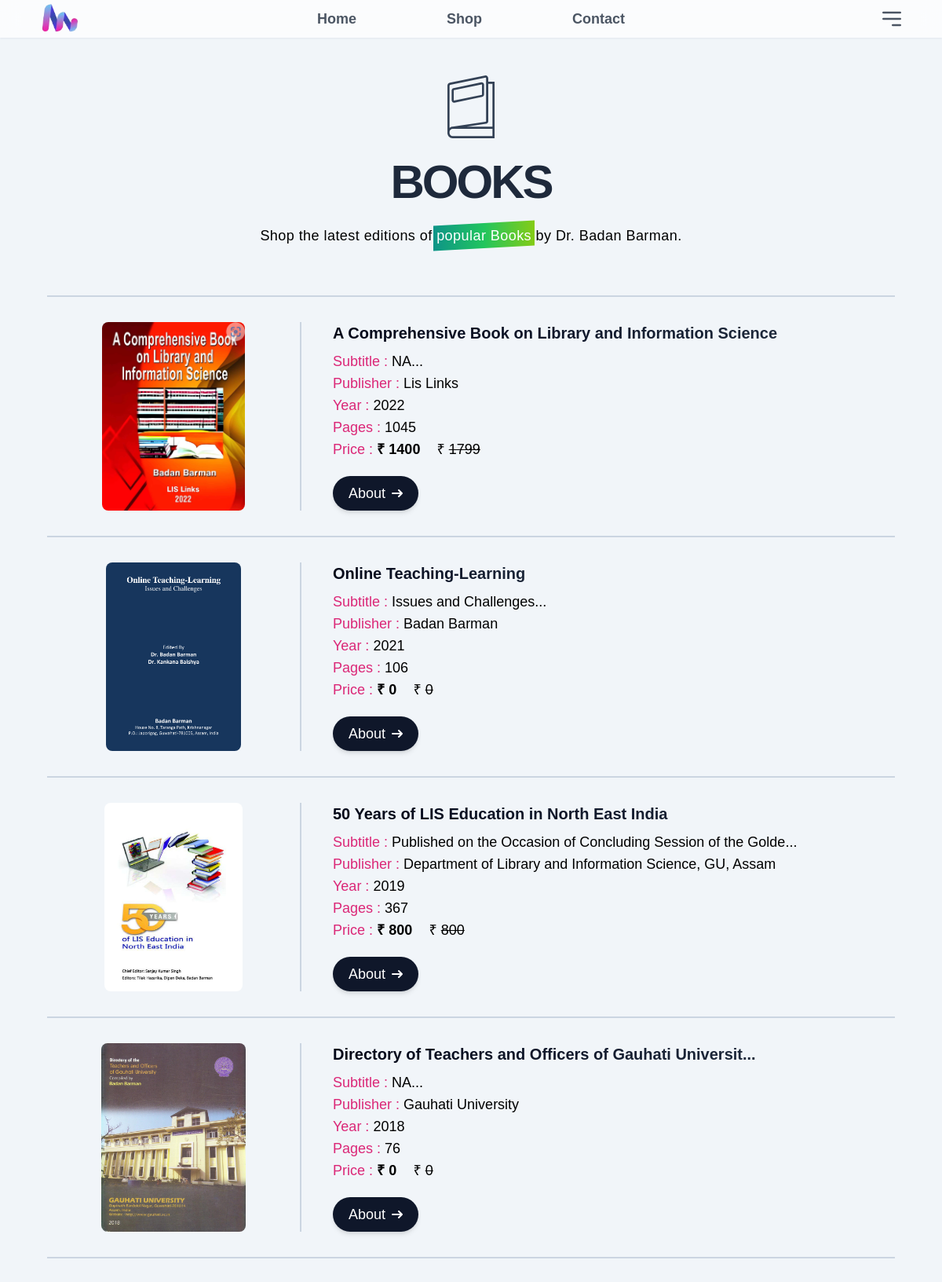
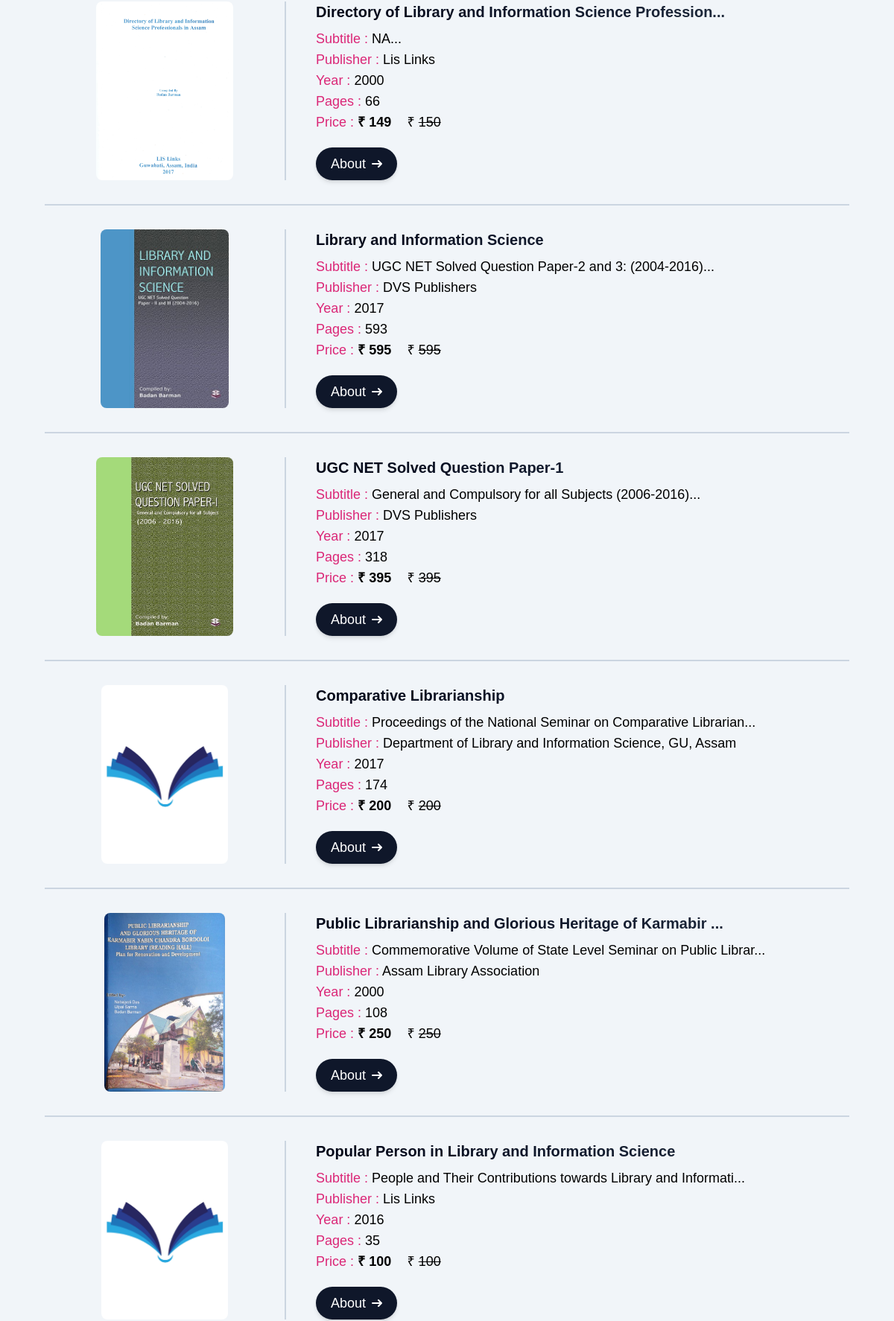
The page /books/ (upper part) on the database its author committed (2 pictures, top to bottom).
### setup/models.py (models this page shows, shortened)
class Books(models.Model):
    color_choices = (
        ('rose', 'Rose'),
        ('pink', 'Pink'),
        ('fuchsia', 'Purple'),
        ('violet','Violet'),
        ('indigo','Indigo'),
        ('blue','Blue'),
        ('cyan','Light Blue'),
        ('teal','Teal'),
        ('emerald','Dark Green'),
        ('green','Light Green'),
        ('lime','Parrot'),
        ('yellow','Yellow'),
        ('orange','Orange'),
        ('red','Red'),
        ('stone','Brown'),
        ('gray','Gray')
    )
    availability_choices = (
        ('proceed', 'BUY'),
        ('link', 'Link'),
        ('unavailable', 'Unavailable'),
        ('no_stock', 'Out of Stock'),
    )
    title = models.TextField(max_length=150,blank=False)
    sub_title = models.TextField(max_length=300,default="NA", help_text= "Maximum Length is 300 characters.Minimum is 5 characters.")
    author_editor_compiler = models.CharField(max_length=100, default="Dr. Badan Barman",help_text="In case of multiple authors use a comma separated list.")
    contributors = models.CharField(max_length=100, default="Dr. Badan Barman", help_text="Maximum 100 charaters allowd in this field.")
    about_the_book = models.TextField(max_length=2000, default="NA", help_text="Minimum text 20 characters is needed about the book. Maximum 2000 characters.")
    publisher = models.CharField(max_length=60,default="NA",help_text="Maximum 60 characters allowed in this field.")
    binding = models.CharField(max_length=40,default="PaperBack")
    language = models.CharField(max_length=60,default="English")
    genre = models.CharField(max_length=80,default="Language Arts")
    place = models.CharField(max_length=60,default="Guwahati, Assam", help_text="Maximum 60 charaters allowed in this field.")
    year = models.CharField(default="2000",max_length=4,help_text="Please provide the Year only <em>YYYY</em>")
    pages = models.IntegerField(default=0,help_text="Total no of pages here.")
    dimensions = models.CharField(default="NA",help_text="format = Height X Width X Depth. Eg: 28cm X 8cm X 2cm",max_length=20)
    weight = models.CharField(default="NA", help_text= "format = Value Kg. Eg: 2.1 Kg.", max_length = 10,null=True, blank=True)
    original_price = models.IntegerField(default=0, help_text="The Price written on the Book")
    sale_price = models.IntegerField(default=0,help_text="The Price for which the Book is to be sold")
    isbn_issn = models.CharField(max_length=60,default="NA")
    show_total_no_of_units_sold = models.BooleanField(default=False)
    total_no_of_units_sold = models.CharField(max_length=50,help_text="Eg: 1 million +",default="NA")
    availability = models.CharField(max_length=20, choices = availability_choices, default= "Unavailable", help_text="If Link selected then provide the link below.")
    is_book_link_available = models.BooleanField(default= False)
    book_link_to_other_sources = models.CharField(default="NA",max_length=200)
    image = models.ImageField(upload_to ='static/gallary/books/', height_field=None, width_field=None, blank=True, default= 'static/gallary/books/default.jpg')
    book_cover_color = models.CharField(max_length=15, choices = color_choices, default= "Gray",help_text="This color is use to match the background in HTML Document with that of the book.")
    priority = models.IntegerField(unique = True, null= False, blank= False, help_text = "This Number is used to denote the priority of the book. Higher the No. higher is the positon of the book in the HTML.")
    class Meta:
        verbose_name_plural = "Books"

### setup/views.py (the view)
# urls.py: path("books/", views.books, name='books'),
def books(request):
    books = Books.objects.all().order_by("-priority")
    return render(request, 'books.html',{'books': books})

### templates/books.html (shortened to what this page needs)
{% extends "base.html" %}
{% load static %}
{% block content%}
<main class="realtive w-screen">
    <div class="box-border w-screen text-center pt-12 max-w-[80%] mx-auto pb-16">
        <div class="box-border flex items-center justify-center pt-12">
        </div>
        <h2 class="text-4xl text-center lg:text-6xl font-bold lg:leading-[.80] tracking-tighter text-slate-800 pt-8">BOOKS</h2>
        <p class="pt-8 leading-6 tracking-wide lg:max-w-[70%] mx-auto relative">Shop the latest editions of <span class="before:block before:absolute before:-inset-1 before:-skew-y-3 before:bg-gradient-to-r before:from-teal-600 before:via-green-500 before:to-lime-500 relative inline-block"><span class="relative text-white">popular Books</span></span>  by Dr. Badan Barman.</p>
    </div>
    <div class="flex flex-col lg:grid-cols-3 max-w-[90%] mx-auto mb-20">
        {% for book in books %}
        <section class="flex flex-col lg:flex-row py-8 lg:first:border-t-2 border-b-2 border-slate-300 w-[100%] items-start">
            <div class="pb-8 lg:pb-0 flex justify-center items-center h-60 w-full lg:w-[30%] lg:border-r-2 border-slate-300">
                <img class="h-60 rounded-lg" src="/{{ book.image}}" alt="book_image">
            </div>
            <div class="relative px-4 md:px-10 w-full lg:w-[70%] flex flex-col place-items-start justify-between lg:min-h-60">
                <div class="box-border">
                    <h3 class="pb-2 text-xl font-semibold bg-gradient-to-r from-slate-950 via-slate-900 to-slate-800 bg-clip-text text-transparent">{{ book.title|slice:":55" }}{% if book.title|length > 55 %}...{% else %} {% endif %}</h3>
                    <p><span class="text-pink-600">Subtitle :</span> {{ book.sub_title|slice:":60" }}...</p>
                    <p><span class="text-pink-600">Publisher :</span> {{ book.publisher }}</p>
                    <p class="hidden lg:block"><span class="text-pink-600">Year :</span> {{ book.year }}</p>
                    <p class="hidden lg:block"><span class="text-pink-600">Pages :</span> {{ book.pages }}</p>
                    <p class="mb-4"> <span class="text-pink-600">Price :</span> <span  class="font-semibold">&#x20b9 {{ book.sale_price }}</span> <span class="stroke-white font-normal ml-4"> &#x20b9 <strike> {{ book.original_price }} </strike></span></p>
                </div>
                <div class="flex items-center justify-center lg:items-start lg:justify-start w-full">
                    <a href="/book_details/{{book.id}}">
                        <button class="py-2 px-5 rounded-full bg-slate-900 text-white hover:bg-purple-600 me-2 inline-flex items-center transition-all ease-out duration-200 shadow-md">About
                            <svg class="rtl:rotate-180 w-3.5 h-3.5 ms-2" aria-hidden="true" fill="none" viewBox="0 0 14 10">
                                <path stroke="currentColor" stroke-linecap="round" stroke-linejoin="round" stroke-width="2" d="M1 5h12m0 0L9 1m4 4L9 9"/>
                            </svg>
                        </button>
                    </a>
                </div>
            </div>
        </section>
        {% endfor %}
    </div>
</main>
{% endblock %}

### templates/base.html (shortened to what this page needs)
{% load static %}
<!DOCTYPE html>
<html>
    <head>
        <link rel="stylesheet" href="{% static "css/output.css" %}">
    </head>
    <body id="main-body" class="relative bg-slate-100 overflow-x-clip lg:text-lg opacity-0 transition-opacity duration-500 ease-out">
        <nav class="fixed top-0 left-0 bg-white w-screen h-12 z-40 flex bg-opacity-70 backdrop-blur-md shadow-sm shadow-slate-300/40">
            <div class="w-1/3 pl-6 lg:pl-12">
                <img class="h-12 hover:cursor-pointer" src="{% static "./images/main_logo.png" %}" alt="logo_brand" onclick="window.open('/','_parent')">
            </div>
            <div class="w-1/3 text-gray-600">
                <ul class="md:flex items-center justify-between text-lg font-semibold h-12 px-1 hidden">
                    <a href="/"><li class="cursor-pointer hover:text-purple-500 transition-all duration-150
                    before:content-['Home'] before:absolute before:h-1 before:rounded-xl hover:before:bg-purple-500 before:bottom-1 before:text-transparent before:bg-purple-50 hover:before:block
                    before:transition-all before:duration-150 before:scale-0 hover:before:scale-100">Home</li></a>
                    <a href="/books"><li class="cursor-pointer hover:text-purple-500 transition-all duration-150
                    before:content-['Shop'] before:absolute before:h-1 before:rounded-xl hover:before:bg-purple-500 before:bottom-1 before:text-transparent before:bg-purple-50 hover:before:block
                    before:transition-all before:duration-150 before:scale-0 hover:before:scale-100">Shop</li></a>
                    <a href="/#index-contact-section"></href><li class="cursor-pointer hover:text-purple-500 transition-all duration-150
                    before:content-['Contact'] before:absolute before:h-1 before:rounded-xl hover:before:bg-purple-500 before:bottom-1 before:text-transparent before:bg-purple-50 hover:before:block
                    before:transition-all before:duration-150 before:scale-0 hover:before:scale-100">Contact</li></a>
                </ul>
            </div>
            <div class="w-1/3 relative z-[100]"">
            </div>
        </nav>
        {% block content %}{% endblock %}
    </body>
</html>

### templates/components/footer.html (shortened to what this page needs)
{% load static %}

### rows shown on the page
Books: image (picture), sub_title "NA", publisher "Lis Links", year "2022", pages "1045", sale_price "1400", original_price "1799"
Books: image (picture), sub_title "Issues and Challenges", publisher "Badan Barman", year "2021", pages "106", sale_price "0", original_price "0"
Books: image (picture), sub_title "Published on the Occasion of Concluding Session of the Golde", publisher "Department of Library and Information Science, GU, Assam", year "2019", pages "367", sale_price "800", original_price "800"
Books: image (picture), sub_title "NA", publisher "Gauhati University", year "2018", pages "76", sale_price "0", original_price "0"
Books: image (picture), sub_title "NA", publisher "Lis Links", year "2000", pages "66", sale_price "149", original_price "150"
Books: image (picture), sub_title "UGC NET Solved Question Paper-2 and 3: (2004-2016)", publisher "DVS Publishers", year "2017", pages "593", sale_price "595", original_price "595"
Books: image (picture), sub_title "General and Compulsory for all Subjects (2006-2016)", publisher "DVS Publishers", year "2017", pages "318", sale_price "395", original_price "395"
Books: image (placeholder picture), sub_title "Proceedings of the National Seminar on Comparative Librarian", publisher "Department of Library and Information Science, GU, Assam", year "2017", pages "174", sale_price "200", original_price "200"
Books: image (picture), sub_title "Commemorative Volume of State Level Seminar on Public Librar", publisher "Assam Library Association", year "2000", pages "108", sale_price "250", original_price "250"
Books: image (placeholder picture), sub_title "People and Their Contributions towards Library and Informati", publisher "Lis Links", year "2016", pages "35", sale_price "100", original_price "100"
